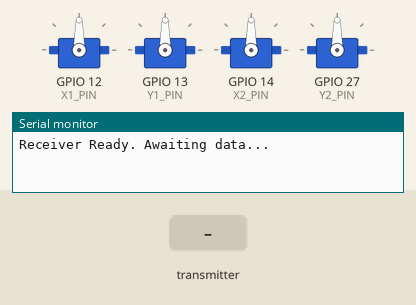
Simulated run of this sketch. Board: ESP32. Shown: 4 × servo, the last lines printed to the serial monitor. The inputs (shaded band) are chosen by the test bench.

Above: at 1.7 s.
1.8 s: the transmitter starts sending joy1X = 0
At 4.4 s:
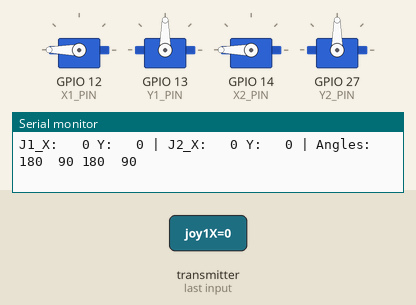
4.8 s: the transmitter starts sending joy2X = 4095
At 5.31 s:
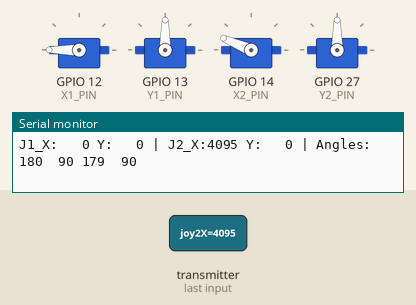
7.8 s: the transmitter starts sending joy1Y = 4095
At 10.3 s:
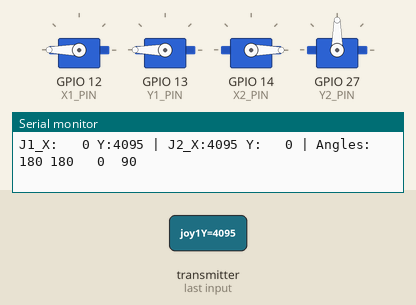
10.8 s: the transmitter starts sending joy2Y = 4095
At 13.5 s:
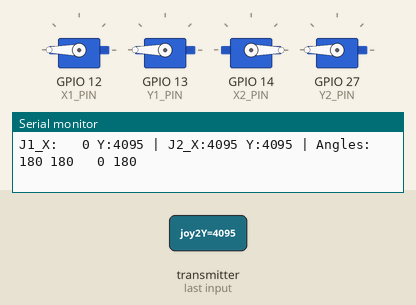
13.8 s: the transmitter starts sending joy1Button = 1
At 14.5 s:
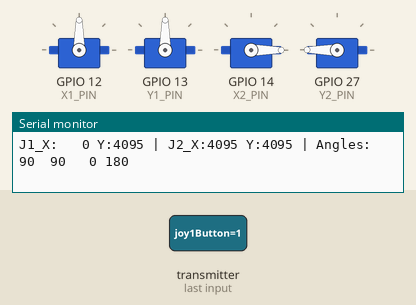
15.3 s: the transmitter starts sending joy2X = 0
At 16.11 s:
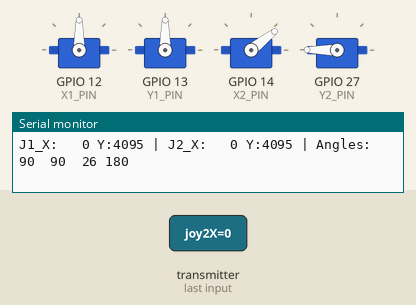
Timing chart, 0 to 19.3 s (numbered marks = the images above; inputs shaded):
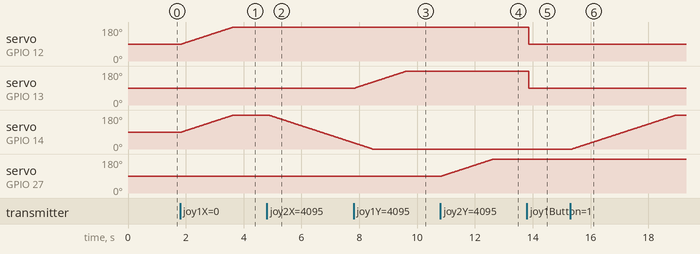

Measured:
- after the input at 1.8 s, servo on GPIO 12 (X1_PIN), servo on GPIO 14 (X2_PIN): moves from 90° to 180° over 1.8 s, starting after 0.06 s
- after the input at 4.8 s, servo on GPIO 14 (X2_PIN): moves from 180° to 33° over 2.9 s, starting after 0.07 s
- after the input at 7.8 s, servo on GPIO 13 (Y1_PIN): moves from 90° to 180° over 1.8 s, starting after 0.05 s
- after the input at 10.8 s, servo on GPIO 27 (Y2_PIN): moves from 90° to 180° over 1.8 s, starting after 0.06 s
- after the input at 13.8 s, servo on GPIO 12 (X1_PIN), servo on GPIO 13 (Y1_PIN): 180° → 90° after 0.06 s
- after the input at 15.3 s, servo on GPIO 14 (X2_PIN): moves from 0° to 180° over 3.6 s, starting after 0.07 s

The sketch:

receiver.ino
```cpp
// Receiver code
#include <esp_now.h>
#include <WiFi.h>
#include <ESP32Servo.h>

// --- Servo Object Declarations ---
Servo X1_servo, Y1_servo;
Servo X2_servo, Y2_servo;


const int X1_PIN = 12;
const int Y1_PIN = 13;
const int X2_PIN = 14;
const int Y2_PIN = 27;

// --- ESP-NOW Structure (Matches Transmitter) ---
typedef struct struct_message {
  int joy1X;
  int joy1Y;
  int joy2X;
  int joy2Y;
  bool joy1Button;
  bool joy2Button;
} struct_message;

struct_message incomingData;
bool newDataAvailable = false;

// --- Speed and Step Calculations ---
int speed = 0;      // increase speed variable for faster servo movements
int stepSize = speed + 1;

// --- Servo Angle Tracking Variables ---
int currentAngleX1 = 90;
int currentAngleY1 = 90;
int currentAngleX2 = 90;
int currentAngleY2 = 90;

// --- Raw Input Storage Variables (Defaults to center 2048) ---
int raw_X1 = 2048;
int raw_Y1 = 2048;
int raw_X2 = 2048;
int raw_Y2 = 2048;
bool R3_1 = false;
bool R3_2 = false;

// FIXED: Allocating proper memory buffer size prevents memory crashes
char buff[150];

void OnDataRecv(const uint8_t * mac, const uint8_t *incomingReadings, int len) {
  memcpy(&incomingData, incomingReadings, sizeof(incomingData));

  raw_X1 = incomingData.joy1X;
  raw_Y1 = incomingData.joy1Y;
  raw_X2 = incomingData.joy2X;
  raw_Y2 = incomingData.joy2Y;

  R3_1 = incomingData.joy1Button;
  R3_2 = incomingData.joy2Button;

  newDataAvailable = true;
}

void setup() {
  Serial.begin(115200);
  WiFi.mode(WIFI_STA);

  // Attach servos to ESP32 pins
  X1_servo.attach(X1_PIN);
  Y1_servo.attach(Y1_PIN);
  X2_servo.attach(X2_PIN);
  Y2_servo.attach(Y2_PIN);

  X1_servo.write(currentAngleX1);
  Y1_servo.write(currentAngleY1);
  X2_servo.write(currentAngleX2);
  Y2_servo.write(currentAngleY2);

  if (esp_now_init() != ESP_OK) {
    Serial.println("Error initializing ESP-NOW");
    return;
  }

  esp_now_register_recv_cb(OnDataRecv);
  delay(500);
  Serial.println("Receiver Ready. Awaiting data...");
}

void loop() {
  // --- Process Joystick 1 (Deadzone: 1400 to 3000) ---
  if(R3_1 == true) {
    currentAngleX1 = 90;
    currentAngleY1 = 90;
  }
  else {
    if(raw_X1 > 3000){
      currentAngleX1 -= map(raw_X1, 3000, 4095, 1, stepSize);
    }
    else if(raw_X1 < 1400){
      currentAngleX1 += map(raw_X1, 0, 1400, stepSize, 1);
    }

    if(raw_Y1 > 3000){
      currentAngleY1 += map(raw_Y1, 3000, 4095, 1, stepSize);
    }
    else if(raw_Y1 < 1400){
      currentAngleY1 -= map(raw_Y1, 0, 1400, stepSize, 1);
    }
  }

  // --- Process Joystick 2 (Deadzone: 1400 to 3000) ---
  if(R3_2 == true) {
    currentAngleX2 = 90;
    currentAngleY2 = 90;
  }
  else {
    if(raw_X2 > 3000){
      currentAngleX2 -= map(raw_X2, 3000, 4095, 1, stepSize);
    }
    else if(raw_X2 < 1400){
      currentAngleX2 += map(raw_X2, 0, 1400, stepSize, 1);
    }

    if(raw_Y2 > 3000){
      currentAngleY2 += map(raw_Y2, 3000, 4095, 1, stepSize);
    }
    else if(raw_Y2 < 1400){
      currentAngleY2 -= map(raw_Y2, 0, 1400, stepSize, 1);
    }
  }

  // Bound constraints
  currentAngleX1 = constrain(currentAngleX1, 0, 180);
  currentAngleY1 = constrain(currentAngleY1, 90, 180);
  currentAngleX2 = constrain(currentAngleX2, 0, 180);
  currentAngleY2 = constrain(currentAngleY2, 90, 180);

  // Update hardware positions
  X1_servo.write(currentAngleX1);
  Y1_servo.write(currentAngleY1);
  X2_servo.write(currentAngleX2);
  Y2_servo.write(currentAngleY2);

  // Print tracking telemetry data stream
  if (newDataAvailable) {
    sprintf(buff, "J1_X:%4d Y:%4d | J2_X:%4d Y:%4d | Angles: %3d %3d %3d %3d",
            raw_X1, raw_Y1, raw_X2, raw_Y2, currentAngleX1, currentAngleY1, currentAngleX2, currentAngleY2);
    Serial.println(buff);
    newDataAvailable = false;
  }

  delay(20);
}


// Use the code below to find the MAC Address of the receiver board
// #include <WiFi.h>

// void setup() {
//   Serial.begin(115200); // Start talking to the computer
//   WiFi.mode(WIFI_STA);  // Turn on Wi-Fi
//   delay(1000);

//   Serial.print("ESP32 MAC Address: ");
//   Serial.println(WiFi.macAddress()); // Get and print the address
// }

// void loop() {
//   // Do nothing
// }
```
